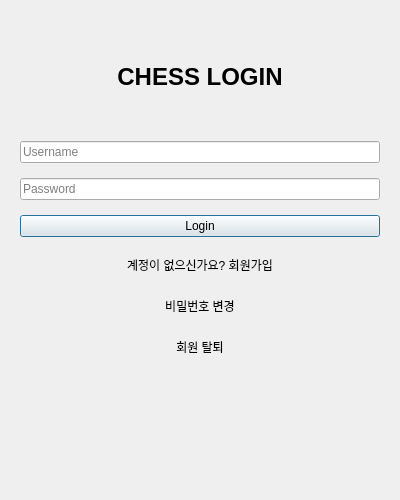
<?xml version="1.0" encoding="UTF-8"?>
<ui version="4.0">
 <class>LoginWindow</class>
 <widget class="QDialog" name="LoginWindow">
  <property name="geometry">
   <rect><x>0</x><y>0</y><width>400</width><height>500</height></rect>
  </property>
  <property name="windowTitle">
   <string>Chess Game - Login</string>
  </property>
  <layout class="QVBoxLayout" name="mainLayout">
   <item>
    <widget class="QStackedWidget" name="stackedWidget">
     <property name="currentIndex"><number>0</number></property>
     <widget class="QWidget" name="loginPage">
      <layout class="QVBoxLayout" name="vbox1">
       <property name="spacing"><number>15</number></property>
       <item><spacer name="s1"><property name="orientation"><enum>Qt::Vertical</enum></property></spacer></item>
       <item><widget class="QLabel" name="title1"><property name="text"><string>CHESS LOGIN</string></property><property name="alignment"><set>Qt::AlignCenter</set></property><property name="styleSheet"><string>font-size: 24px; font-weight: bold;</string></property></widget></item>
       <item><widget class="QLineEdit" name="idLineEdit"><property name="placeholderText"><string>Username</string></property></widget></item>
       <item><widget class="QLineEdit" name="pwLineEdit"><property name="echoMode"><enum>QLineEdit::Password</enum></property><property name="placeholderText"><string>Password</string></property></widget></item>
       <item><widget class="QPushButton" name="loginButton"><property name="text"><string>Login</string></property></widget></item>
       <item><widget class="QPushButton" name="toRegisterButton"><property name="text"><string>계정이 없으신가요? 회원가입</string></property><property name="flat"><bool>true</bool></property></widget></item>
       <item><widget class="QPushButton" name="btn_changePw"><property name="text"><string>비밀번호 변경</string></property><property name="flat"><bool>true</bool></property></widget></item>
       
       <item><widget class="QPushButton" name="btn_deleteAccount"><property name="text"><string>회원 탈퇴</string></property><property name="flat"><bool>true</bool></property></widget></item>
       <item><widget class="QLabel" name="statusLabel"><property name="text"><string/></property><property name="alignment"><set>Qt::AlignCenter</set></property></widget></item>
       <item><spacer name="s2"><property name="orientation"><enum>Qt::Vertical</enum></property></spacer></item>
      </layout>
     </widget>
     <widget class="QWidget" name="registerPage">
      <layout class="QVBoxLayout" name="vbox2">
       <property name="spacing"><number>15</number></property>
       <item><spacer name="s3"><property name="orientation"><enum>Qt::Vertical</enum></property></spacer></item>
       <item><widget class="QLabel" name="title2"><property name="text"><string>CREATE ACCOUNT</string></property><property name="alignment"><set>Qt::AlignCenter</set></property><property name="styleSheet"><string>font-size: 24px; font-weight: bold;</string></property></widget></item>
       <item><widget class="QLineEdit" name="regIdLineEdit"><property name="placeholderText"><string>New Username</string></property></widget></item>
       <item><widget class="QLineEdit" name="regPwLineEdit"><property name="echoMode"><enum>QLineEdit::Password</enum></property><property name="placeholderText"><string>New Password</string></property></widget></item>
       <item><widget class="QPushButton" name="registerButton"><property name="text"><string>가입하기</string></property></widget></item>
       <item><widget class="QPushButton" name="backButton"><property name="text"><string>로그인 화면으로 돌아가기</string></property><property name="flat"><bool>true</bool></property></widget></item>
       <item><widget class="QLabel" name="regStatusLabel"><property name="text"><string/></property><property name="alignment"><set>Qt::AlignCenter</set></property></widget></item>
       <item><spacer name="s4"><property name="orientation"><enum>Qt::Vertical</enum></property></spacer></item>
      </layout>
     </widget>
    </widget>
   </item>
  </layout>
 </widget>
</ui>
